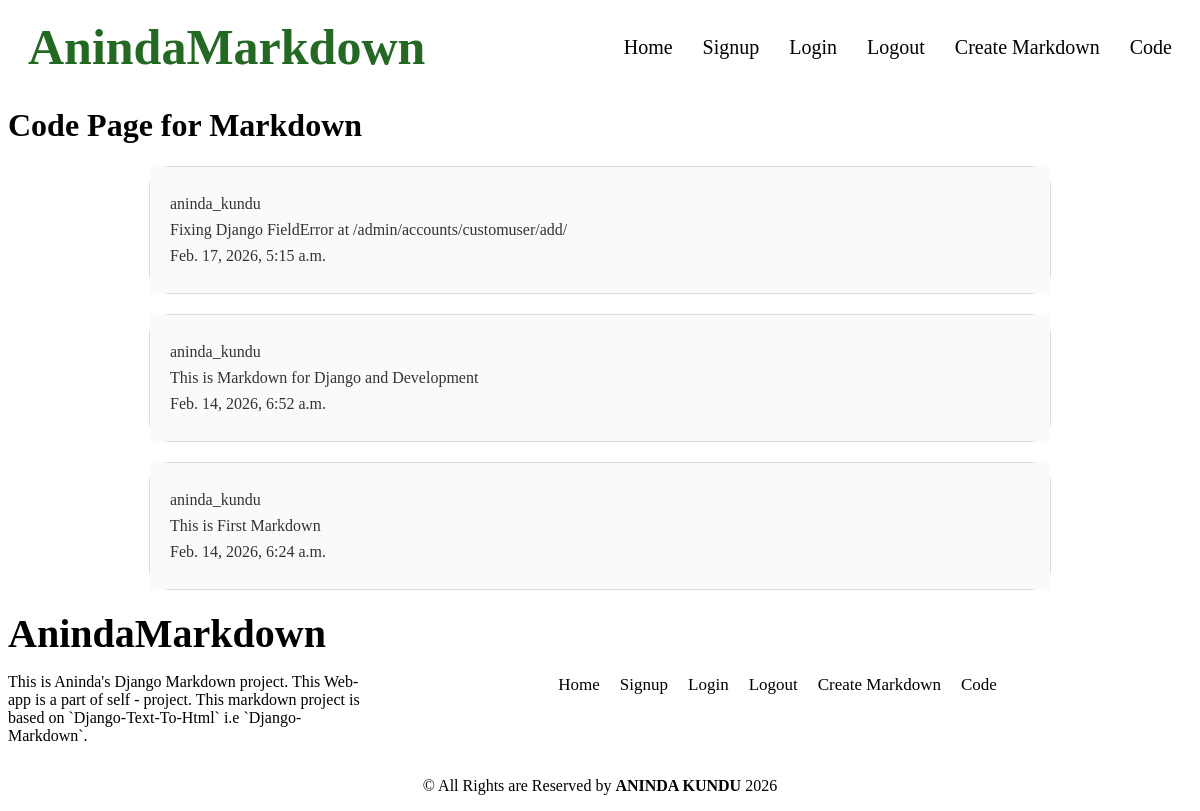
The page /code (signed in) on the database its author committed.
### core/models.py (models this page shows, shortened)
class Code(models.Model):
    user = models.ForeignKey( User, on_delete = models.CASCADE )
    title = models.CharField()
    body = models.TextField()
    created_at = models.DateTimeField( auto_now_add = True )
    modified_at = models.DateTimeField( auto_now = True )

### core/views.py (the view)
# urls.py: path('code', views.code, name = "code"),
@login_required
def code(request):
    codes = Code.objects.filter( user = request.user ).order_by("-created_at")
    return render(request, 'core/code.html', {'codes': codes})

### core/templates/core/code.html (shortened to what this page needs)
{%  extends 'core/base.html' %}
{%  load static %}
{%  load markdown_extras %}
{%  block content %}
<h1>Code Page for Markdown</h1>
{%  for code in codes %}
    <div class = "grapes">
        <a href = "{% url 'mark_down' code.pk %}" class = "berry">
            <div class = "apple">
                <p class = "jackfruit">{{ code.user }}</p>
                <p class = "jackfruit">{{ code.title  }}</p>
                <p class = "jackfruit">{{ code.created_at }}</p>
            </div>
        </a>
    </div>
{%  endfor %}
{% endblock  %}

### core/templates/core/base.html (shortened to what this page needs)
{% load static  %}
<!DOCTYPE html>
<html lang="en">
<head>
    <link rel = "stylesheet"  href = "{% static 'css/style.css'  %}">
    <link rel = "stylesheet" href = "{%  static 'css/pygmentize.css' %}">
    <link rel = "stylesheet" href = "{%  static 'css/header.css' %}">
    <link rel = "stylesheet" href = "{%  static 'css/footer.css' %}">
    <link rel = "stylesheet" href = "{%  static 'css/signup.css' %}">
    <link rel = "stylesheet" href = "{%  static 'css/login.css' %}">
    <link rel = "stylesheet" href = "{%  static 'css/forget_password.css' %}">
    <link rel = "stylesheet" href = "{%  static 'css/forget_password_sent.css' %}">
    <link rel = "stylesheet" href = "{%  static 'css/reset_password.css' %}">
</head>
<body>
    {% include 'core/partials/header.html'  %}
    <main>
        {%  block content %}
        {%  endblock %}
    </main>
    {%  include 'core/partials/footer.html' %}
</body>
</html>

### core/templates/core/partials/header.html (shortened to what this page needs)
{%  load static %}
<header>
    <nav>
        <div class = "logo">
            <a href = "{% url 'home'  %}">AnindaMarkdown</a>
        </div>
        <div class = "fish" id = "menu">
            <a href = "{% url 'home'  %}">Home</a>
            <a href = "{%  url 'signup' %}">Signup</a>
            <a href = "{% url 'login'  %}">Login</a>
            <a href = "{% url 'logout'  %}">Logout</a>
            <a href = "{% url 'create_markdown'  %}">Create Markdown</a>
            <a href = "{% url 'code'  %}">Code</a>
        </div>
    </nav>
</header>

### core/templates/core/partials/footer.html
{%  load static %}
<footer>
    <div class = "calender">
        <div class = "january">
            <a href = "{% url 'home' %}" class = "february">AnindaMarkdown</a>
            <p>
                This is Aninda's Django Markdown project. This Web-app is a part of self - project. This markdown project is based on `Django-Text-To-Html` i.e `Django-Markdown`.
            </p>
        </div>
        <div class = "march">
            <a href = "{% url 'home'  %}" class = "jimmy">Home</a>
            <a href = "{%  url 'signup' %}" class = "jimmy">Signup</a>
            <a href = "{%  url 'login' %}" class = "jimmy">Login</a>
            <a href = "{%  url 'logout' %}" class = "jimmy">Logout</a>
            <a href = "{% url 'create_markdown' %}" class = "jimmy">Create Markdown</a>
            <a href = "{%  url 'code' %}" class = "jimmy">Code</a>
        </div>
    </div>
    <p class = "newton">&copy; All Rights are Reserved by <strong>ANINDA KUNDU</strong> {% now 'Y' %}</p>
</footer>

### core/static/css/style.css (style rules this page uses)
.grapes { margin: 20px auto; max-width: 900px; border: 1px solid #ddd; border-radius: 20px; transition: transform 0.2s ease; box-shadow: 0.2s ease; }
.berry { display: block; text-decoration: none; color: inherit; }
.apple { padding: 20px; background-color: #fafafa; }
.jackfruit { margin: 8px 0; font-size: 1rem; color: #333; }

### core/static/css/header.css (style rules this page uses)
header { position: relative; z-index: 1000; }
nav { display: flex; align-items: center; padding: 10px 20px; }
.logo a { color: #236823; font-weight: bold; text-decoration: none; font-size: 50px; font-family: 'Times New Roman'; }
.fish { margin-left: auto; display: flex; gap: 30px; }
.fish a { color: black; text-decoration: none; font-size: 20px; }

### core/static/css/footer.css (style rules this page uses)
.calender { display: flex; flex-wrap: wrap; }
.january { width: 30%; }
.february { text-decoration: none; color: black; font-size: 40px; margin: 0px; font-weight: bold; }
.march { width: 70%; display: flex; flex-wrap: wrap; align-items: center; justify-content: center; }
.jimmy { text-decoration: none; color: black; font-size: 17px; margin: 10px; }
.newton { text-align: center; }

### rows shown on the page
Code: user "aninda_kundu", title "Fixing Django FieldError at /admin/accounts/customuser/add/", created_at "Feb. 17, 2026, 5:15 a.m."
Code: user "aninda_kundu", title "This is Markdown for Django and Development", created_at "Feb. 14, 2026, 6:52 a.m."
Code: user "aninda_kundu", title "This is First Markdown", created_at "Feb. 14, 2026, 6:24 a.m."
